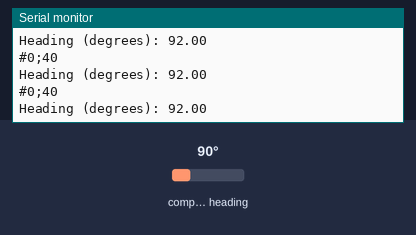
This sketch was run on a simulated Arduino Uno, built with avr-gcc and run on an emulated ATmega328P. Parts: the last lines printed to the serial monitor. The test bench sets the inputs (shaded band); at power-on: compass heading 90°.

Above: at 1.8 s.
1.9 s: compass heading set to 7°
At 2.49 s:
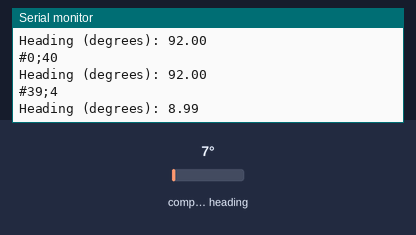
3.4 s: compass heading set to 180°
At 3.49 s:
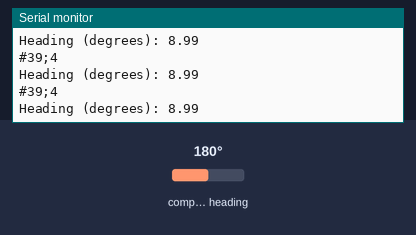
Timing chart, 0 to 6.4 s (numbered marks = the images above; inputs shaded):
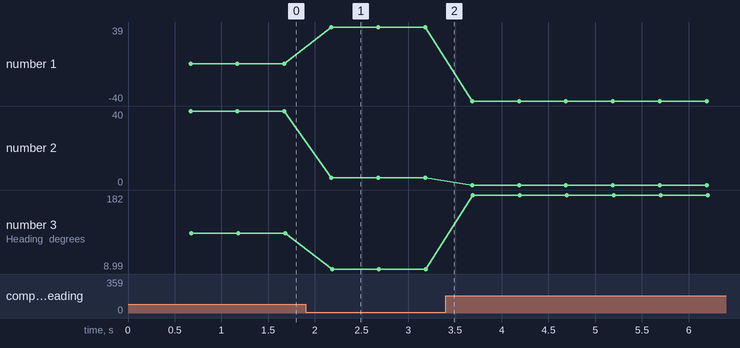

Measured:
- after the input at 1.9 s, the serial monitor: prints a new line after 0.28 s (image 1)
- plotted number 1: 0 → 39 after the input at 1.9 s, 39 → -40 after the input at 3.4 s
- plotted number 2: 40 → 4 after the input at 1.9 s
- plotted number 3: 92 → 8.99 after the input at 1.9 s, 8.99 → 182 after the input at 3.4 s

The sketch:

HMC5883LCalibrationTest.ino
```cpp
#include <Wire.h>
#include <Adafruit_Sensor.h>
#include <Adafruit_HMC5883_U.h>

Adafruit_HMC5883_Unified mag = Adafruit_HMC5883_Unified(12345);

void displaySensorDetails(void)
{
  sensor_t sensor;
  mag.getSensor(&sensor);
  Serial.println("------------------------------------");
  Serial.print  ("Sensor:       "); Serial.println(sensor.name);
  Serial.print  ("Driver Ver:   "); Serial.println(sensor.version);
  Serial.print  ("Unique ID:    "); Serial.println(sensor.sensor_id);
  Serial.print  ("Max Value:    "); Serial.print(sensor.max_value); Serial.println(" uT");
  Serial.print  ("Min Value:    "); Serial.print(sensor.min_value); Serial.println(" uT");
  Serial.print  ("Resolution:   "); Serial.print(sensor.resolution); Serial.println(" uT");
  Serial.println("------------------------------------");
  Serial.println("");
  delay(500);
}

void setup(void)
{
  Serial.begin(9600);
  Serial.println("HMC5883 Magnetometer Test"); Serial.println("");

  /* Initialise the sensor */
  if(!mag.begin())
  {
    /* There was a problem detecting the HMC5883 ... check your connections */
    Serial.println("Ooops, no HMC5883 detected ... Check your wiring!");
    while(1);
  }

  /* Display some basic information on this sensor */
  displaySensorDetails();
}

int xmin = 32767, ymin = 32767, xmax= -32768, ymax = -32768;
void loop(void)
{
  /* Get a new sensor event */
  sensors_event_t event;
  mag.getEvent(&event);

  /* Display the results (magnetic vector values are in micro-Tesla (uT)) */
//  Serial.print("X: "); Serial.print(event.magnetic.x); Serial.print("  ");
//  Serial.print("Y: "); Serial.print(event.magnetic.y); Serial.print("  ");
//  Serial.print("Z: "); Serial.print(event.magnetic.z); Serial.print("  ");Serial.println("uT");

String s = "#"+String((int)event.magnetic.x)+";"+String((int)event.magnetic.y);
Serial.println(s);

  if(event.magnetic.x > xmax) xmax = event.magnetic.x ;
  if(event.magnetic.x < xmin) xmin = event.magnetic.x ;
  if(event.magnetic.y > ymax) ymax = event.magnetic.y ;
  if(event.magnetic.y < ymin) ymin = event.magnetic.y ;

// Serial.print("Extrema: (xmin/ymin/xmax/ymax)"); Serial.print(xmin); Serial.print(" / ");Serial.print(ymin); Serial.print(" / ");Serial.print(xmax); Serial.print(" / ");Serial.print(ymax); Serial.println(" ");

  // calculate center
  int xc = (xmax+xmin)/2;
  int yc = (ymax+ymin)/2;

//  Serial.print("Calculated center: "); Serial.print(xc); Serial.print(" / ");Serial.println(yc);


  //float heading = atan2(event.magnetic.y-yc, event.magnetic.x-xc);
  float heading = atan2(event.magnetic.y, event.magnetic.x);
  float declinationAngle =  0.0349066;
  heading += declinationAngle;

  // Correct for when signs are reversed.
  if(heading < 0)
    heading += 2*PI;

  // Check for wrap due to addition of declination.
  if(heading > 2*PI)
    heading -= 2*PI;

  // Convert radians to degrees for readability.
  float headingDegrees = heading * 180/M_PI;

  Serial.print("Heading (degrees): "); Serial.println(headingDegrees);

  delay(500);
}
```
